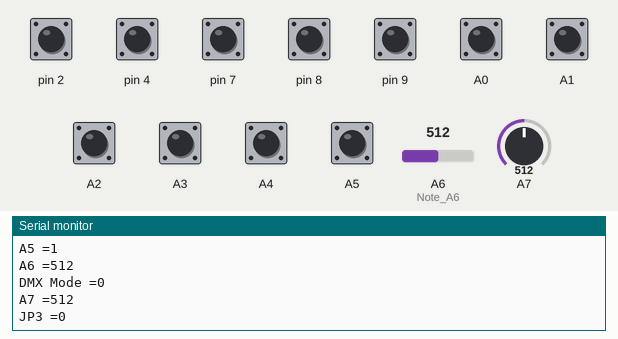
Recording of a sketch running on a simulated Arduino Nano, built with avr-gcc and run on an emulated ATmega328P. Shown: the last lines printed to the serial monitor. The inputs (shaded band) are chosen by the test bench; at power-on: A0–5, pin 2, pin 4, pin 7–9 HIGH, A6 (Note_A6) = 512, A7 = 512.

Above: at 1.8 s.
1.9 s: A6 (Note_A6) set to 490
At 2.9 s:
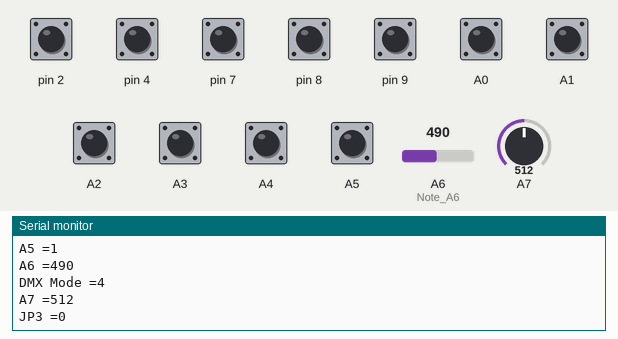
3.4 s: A7 set to 490
At 4.7 s:
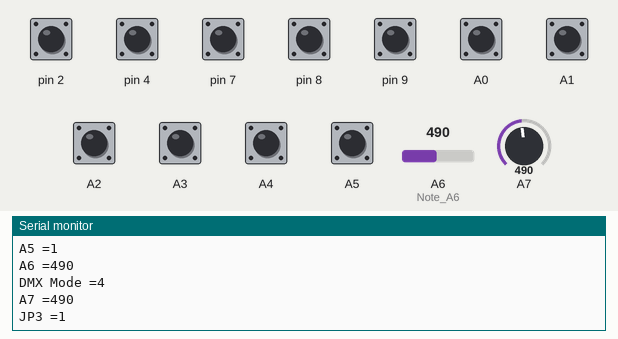
4.9 s: pin 2 pulled LOW for 1.2 s
7.6 s: pin 4 pulled LOW for 1.2 s
10.3 s: pin 7 pulled LOW for 1.2 s
13.0 s: pin 8 pulled LOW for 1.2 s
Timing chart, 0 to 16.0 s (numbered marks = the images above; inputs shaded):
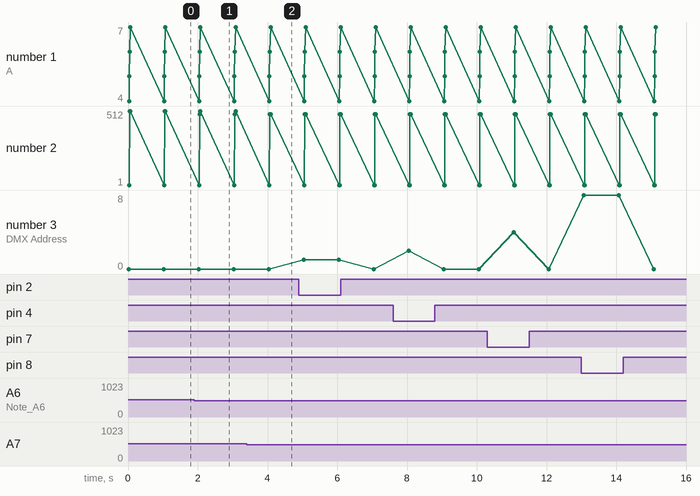

Measured:
- after the input at 1.9 s, the serial monitor: prints a new line after 0.16 s (image 1)
- after the input at 3.4 s, the serial monitor: prints a new line after 0.69 s (image 2)

The sketch:

HATV2_DIPSwitch_Test.ino
```cpp
/*
 * Test code to read in values from the dip switch and print values via serial interface
 * V1 - 11/5/18 - Tested on Breadboard
 */
int dmx_add = 0;  // 0 - 511
int dmx_mode = 0; // 0-7
int jp3 = 0;      // JP3 0=Open 1=Closed
int val = 0;      // Temp variable used to read input


// the setup routine runs once when you press reset:
void setup() {

  // Setup pins to read DMX address and DMX_Mode.  Becuse of the internal pullup resistor
  // when the swith id off the input will be HIGH and when the switch is on the input will
  // be LOW

  pinMode(2, INPUT_PULLUP);
  pinMode(4, INPUT_PULLUP);
  pinMode(7, INPUT_PULLUP);
  pinMode(8, INPUT_PULLUP);
  pinMode(9, INPUT_PULLUP);
  pinMode(A0, INPUT_PULLUP);
  pinMode(A1, INPUT_PULLUP);
  pinMode(A2, INPUT_PULLUP);
  pinMode(A3, INPUT_PULLUP);
  pinMode(A4, INPUT_PULLUP);
  pinMode(A5, INPUT_PULLUP);
  pinMode(A6, INPUT); // Note A6 & A7 Analog only and need external pullup resistor
  pinMode(A7, INPUT);
  // start serial port for debug
  Serial.begin(9600);
  Serial.println("Starting ....");
}

// the loop routine runs over and over again forever:
void loop()
{

  // read in DMX address (9bits)
  dmx_add = 0;
  val = digitalRead(2);
  if (val==LOW) {
      dmx_add |= 1;
    };
  val = digitalRead(4);
  if (val==LOW) {
      dmx_add |= 1<<1;
    };
  val = digitalRead(7);
  if (val==LOW) {
      dmx_add |= 1<<2;
    };
  val = digitalRead(8);
  if (val==LOW) {
      dmx_add |= 1<<3;
    };
  val = digitalRead(9);
  if (val==LOW) {
      dmx_add |= 1<<4;
    };
  val = digitalRead(A0);
  if (val==LOW) {
      dmx_add |= 1<<5;
    };
  val = digitalRead(A1);
  if (val==LOW) {
      dmx_add |= 1<<6;
    };
  val = digitalRead(A2);
  if (val==LOW) {
      dmx_add |= 1<<7;
    };
  val = digitalRead(A3);
  if (val==LOW) {
      dmx_add |= 1<<8;
    };
  Serial.print("DMX Address =");
  Serial.println(dmx_add);

  // read in DMX Mode (3 bits)
  dmx_mode = 0;
  val = digitalRead(A4);
  Serial.print("A4 =");
  Serial.println(val);
  if (val==LOW) {
      dmx_mode |= 1;
    };
  val = digitalRead(A5);
  Serial.print("A5 =");
  Serial.println(val);
  if (val==LOW) {
      dmx_mode |= 1<<1;
    };
  val = analogRead(A6); // Note that A6 and A7 only work as analog inputs and need an external pullup resistor
  Serial.print("A6 =");
  Serial.println(val);
  if (val<500) {
      dmx_mode |= 1<<2;
    };
  Serial.print("DMX Mode =");
  Serial.println(dmx_mode);

  // Read in JP3
  val = analogRead(A7); // Note that A6 and A7 only work as analog inputs and need an external pullup resistor
  Serial.print("A7 =");
  Serial.println(val);
  if (val<500) {
      jp3 = 1;
    }
    else {
      jp3 = 0;
    }
  Serial.print("JP3 =");
  Serial.println(jp3);

  // wait for 2 seconds
  delay(1000);
}
```
